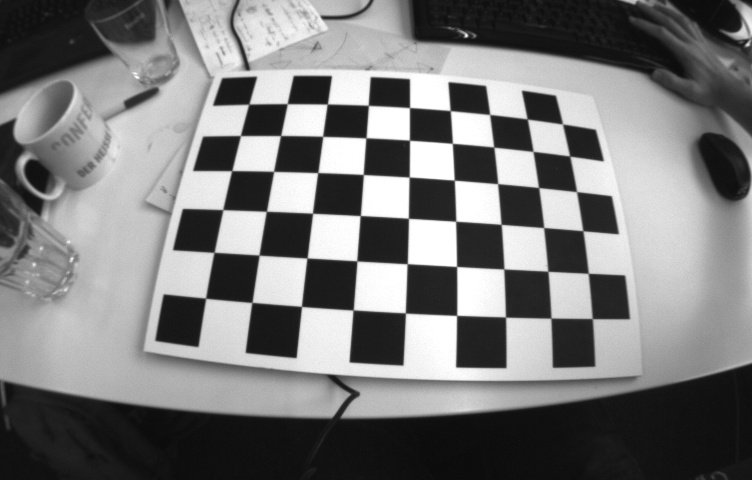
#> input picture data/images/img_0001.jpg, 752 x 480 px; its folder holds only this picture in this run
$ python Dist_show.py
#> lines starting #> are read from the running program, lines starting #| are printed output that depends on the picture
import cv2
import numpy as np
import glob
import os

with open('data/K.txt', 'r') as f:
#> (reads data/K.txt from the repository)
    lines = f.readlines()
    K = np.array([[float(x) for x in line.split()] for line in lines])

with open('data/D.txt', 'r') as f:
#> (reads data/D.txt from the repository)
    lines = f.readlines()
    D = np.array([float(x) for x in lines[0].split()])

with open('data/poses.txt', 'r') as f:
#> (reads data/poses.txt from the repository)
    lines = f.readlines()
    poses = np.array([[float(x) for x in line.split()] for line in lines])

D = np.append(D, 0)  # p1
D = np.append(D, 0)  # p2
D = np.append(D, 0)  # k3d

image_paths = glob.glob('data/images/*.jpg')

# output_folder = 'data/images_undistorted'
# os.makedirs(output_folder, exist_ok=True)

for img_path in image_paths:
    img = cv2.imread(img_path, 0)  # uploading image as grayscale
#> img is the input picture: shape (480, 752); min 11, max 255, mean 121.9
    h, w = img.shape[:2]
#> h = 480; w = 752
    new_camera_matrix, roi = cv2.getOptimalNewCameraMatrix(K, D, (w, h), 1, (w, h))
#> roi = (13, 43, 730, 392)
    dst = cv2.undistort(img, K, D, None, new_camera_matrix)
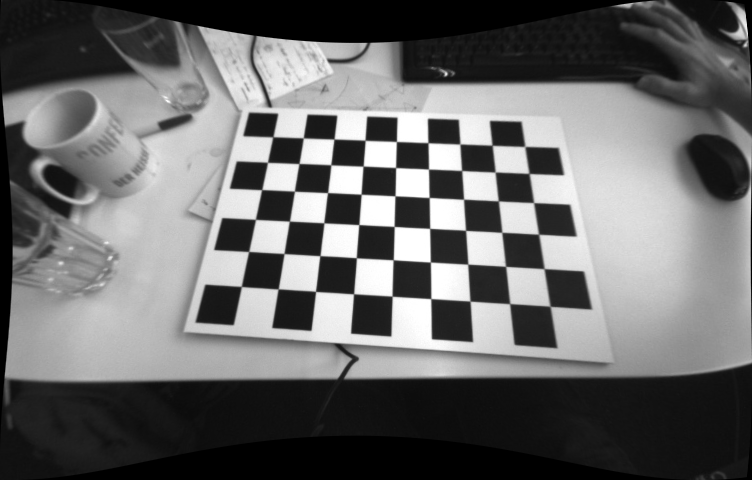
#> dst: shape (480, 752); min 0, max 255, mean 105.3
    x, y, w, h = roi
#> x = 13; y = 43; w = 730; h = 392
    dst = dst[y:y+h, x:x+w]
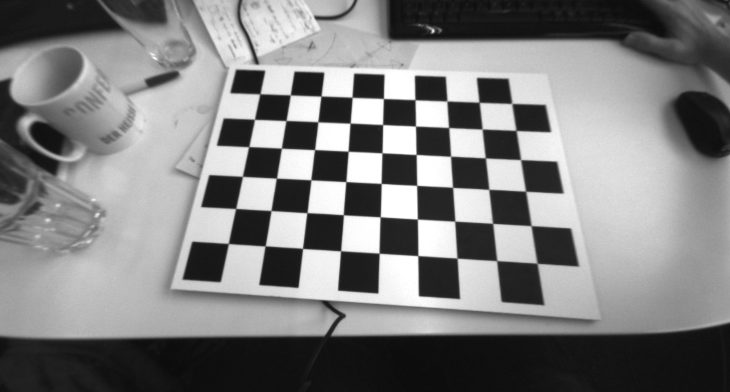
#> dst: shape (392, 730); min 11, max 255, mean 127.1
    # output_path = os.path.join(output_folder, 'undistorted_' + os.path.basename(img_path))
    # cv2.imwrite(output_path, dst)
    cv2.imshow(f'Undistorted Images', dst)
    cv2.waitKey(0)

cv2.destroyAllWindows()

# This is a different undistortion operation. You can use this line of code. Just delete this above: dst = cv2.undistort(img, K, D, None, new_camera_matrix) and copy the code below.
mapx, mapy = cv2.initUndistortRectifyMap(K, D, None, new_camera_matrix, (w,h), 5)
dst2 = cv2.remap(img, mapx, mapy, cv2.INTER_LINEAR)
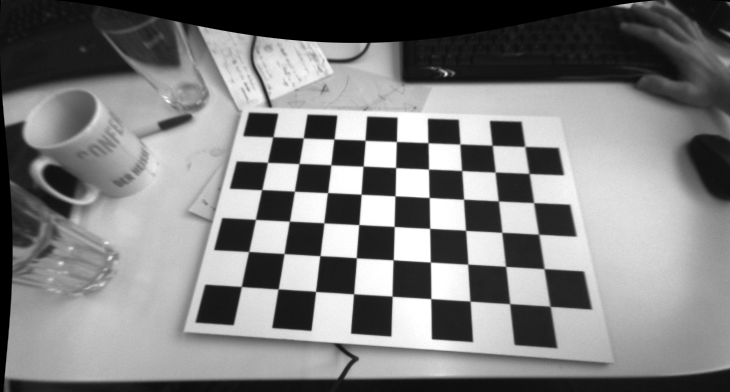
#> dst2: shape (392, 730); min 0, max 255, mean 126.4
